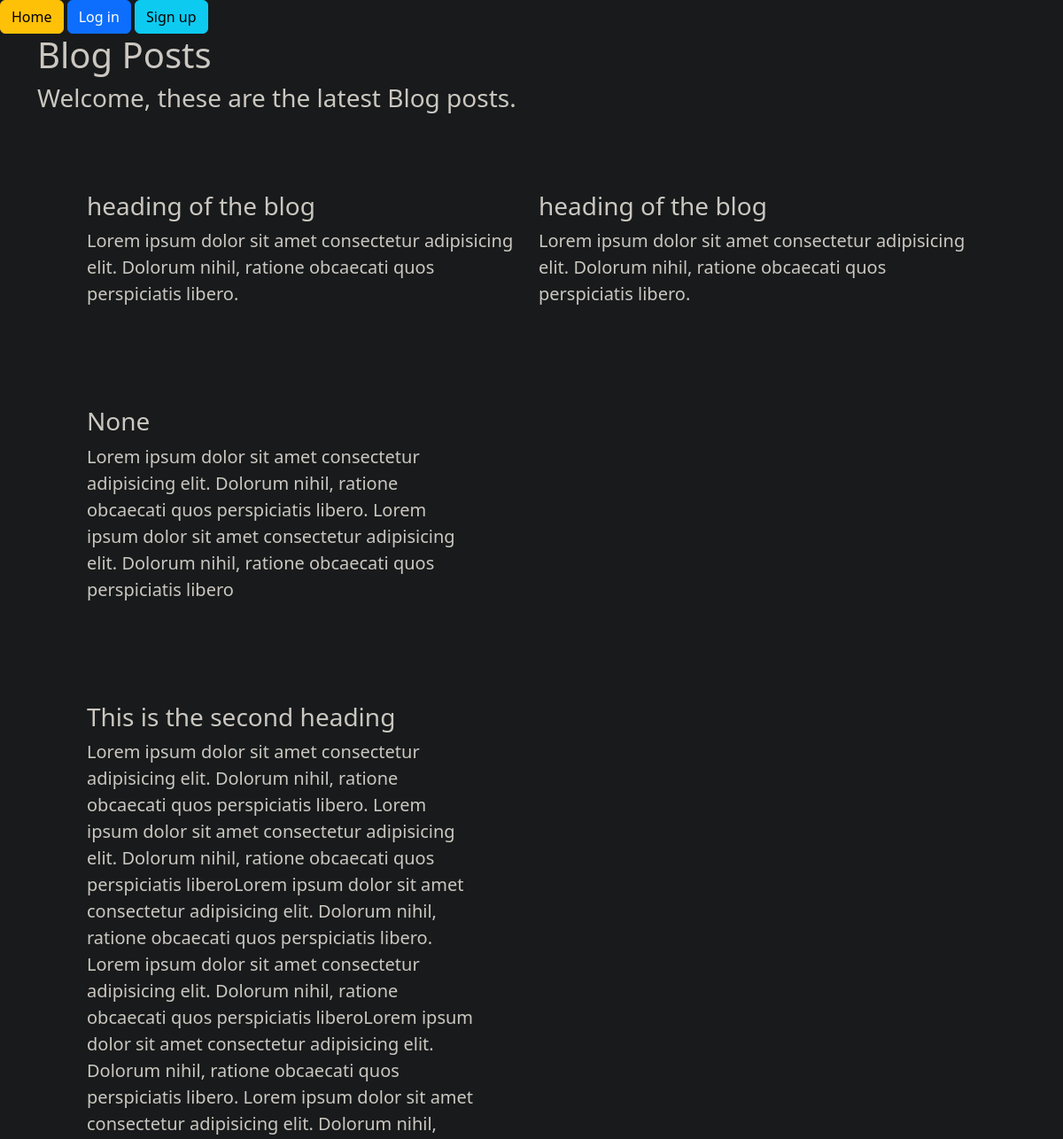
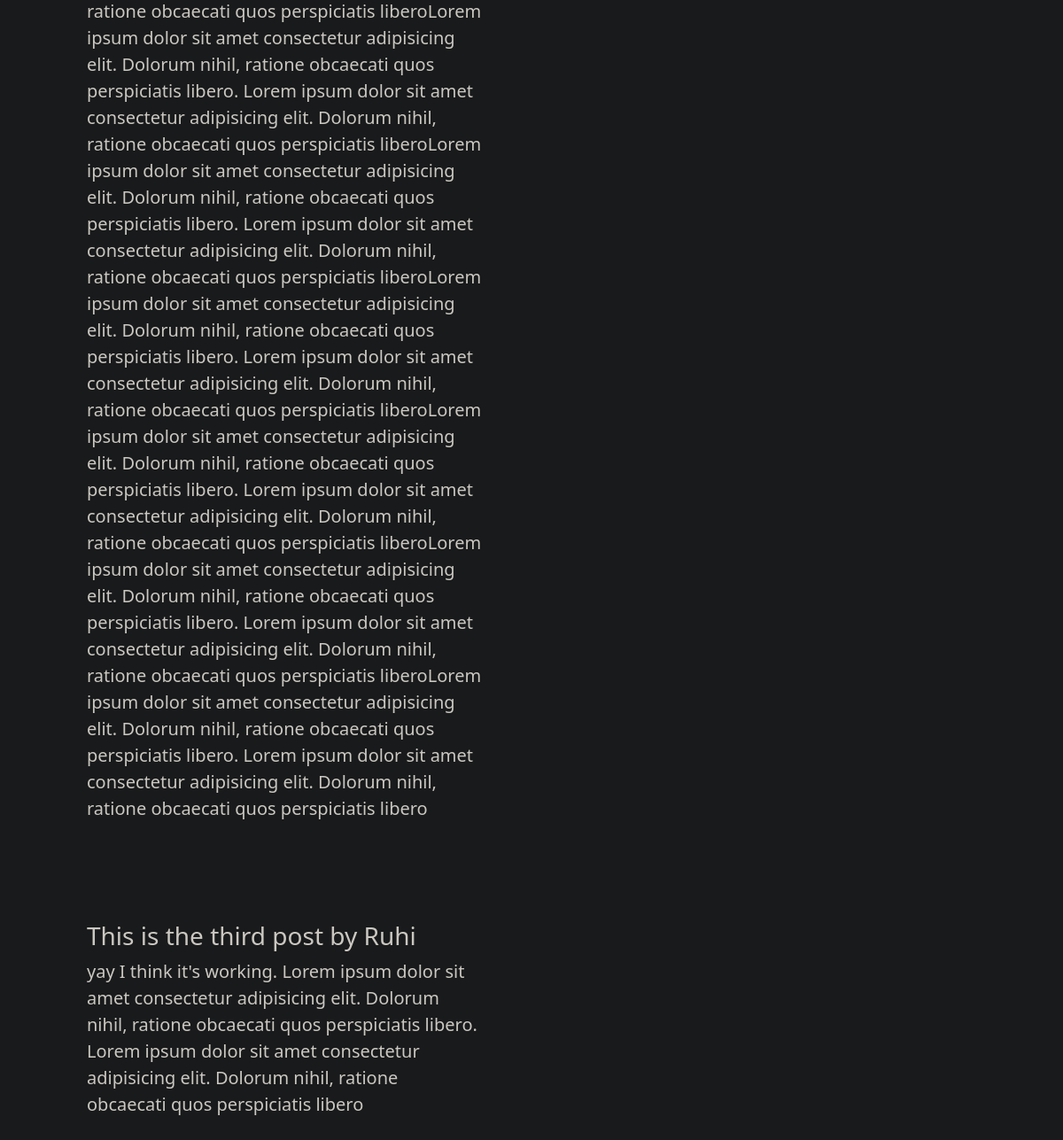
The page / on the database its author committed (2 pictures, top to bottom).
### assets/models.py (models this page shows)
class Posts(db.Model):
    id = db.Column(db.Integer(), primary_key = True)
    post_heading = db.Column(db.String)
    post = db.Column(db.String(5000), nullable = False, unique = True)
    likes_count = db.Column(db.Integer(), nullable=True)
    dislikes_count = db.Column(db.Integer(), nullable=True)
    userid = db.Column(db.Integer(), db.ForeignKey('user.id'))

### assets/routes.py (the view)
@app.route('/')
def home():
    posts = Posts.query.all()
    return render_template('home.html', posts = posts)         # here need to send signedIn = true or false as a string value.

### assets/templates/home.html (shortened to what this page needs)
{% extends "base.html" %}
{% block body %}
    <div class="container">
        <h1>Blog Posts</h1>
        <h3>Welcome, these are the latest Blog posts.</h3><br>
        <div class="d-flex justify-content-center p-5">
            <div class="p-2">
                <h3>heading of the blog</h3>
                <span class="lead">Lorem ipsum dolor sit amet consectetur adipisicing elit. Dolorum nihil, ratione obcaecati quos perspiciatis libero.</span>
            </div>
            <div class="p-2">
                <h3>heading of the blog</h3>
                <span class="lead">Lorem ipsum dolor sit amet consectetur adipisicing elit. Dolorum nihil, ratione obcaecati quos perspiciatis libero.</span>
            </div>
        </div>
        {% if posts %}
        {% for post in posts %}
        <div class="d-flex justify-content-center p-5 w-50">
            <div class="p-2">
                <h3>{{ post.post_heading }}</h3>
                <span class="lead">{{ post.post }}</span>
            </div>
        </div>
        {% endfor %}
        {% endif %}
    </div>
{% endblock %}

### assets/templates/base.html (shortened to what this page needs)
<!DOCTYPE html>
<html lang="en">
  <head>
    <link
      href="https://cdn.jsdelivr.net/npm/bootstrap@5.2.0/dist/css/bootstrap.min.css"
      rel="stylesheet"
    />
    <link rel="stylesheet" href="{{ url_for('static', filename = 'css/base.css') }}">
    <link rel="stylesheet" href="{% block css %}{% endblock %}" />
  </head>
  <body>
    <a href="{{ url_for('home') }}"><button class="btn btn-warning">Home</button></a>
    {% if signedIn == 'true' %}
      <a href="{{ url_for('home') }}"><button class="btn btn-danger">Log out</button></a>
    {% else %}
      <a href="{{ url_for('login') }}"><button class="btn btn-primary">Log in</button></a>
      <a href="{{ url_for('signup') }}"><button class="btn btn-info">Sign up</button></a>
    {% endif %}
    {% block body %} {% endblock %}
  </body>
</html>

### assets/static/css/base.css (style rules this page uses)
body { background-color: #181a1b; color: #cbc7c1; }

### rows shown on the page
Posts: post_heading "None", post "Lorem ipsum dolor sit amet consectetur adipisicing elit. Dolorum nihil, ratione obcaecati quos perspiciatis libero. Lorem ipsum dolor sit amet consectetur adipisicing elit. Dolorum nihil, ratione obcaecati quos perspiciatis libero"
Posts: post_heading "This is the second heading", post "Lorem ipsum dolor sit amet consectetur adipisicing elit. Dolorum nihil, ratione obcaecati quos perspiciatis libero. Lorem ipsum dolor sit amet consectetur adipisicing elit. Dolorum nihil, ratione obcaecati quos perspiciatis liberoLorem ipsum dolor sit amet consectetur adipisicing elit. Dolorum nihil, ratione obcaecati quos perspiciatis libero. Lorem ipsum dolor sit amet consectetur adipisicing elit. Dolorum nihil, ratione obcaecati quos perspiciatis liberoLorem ipsum dolor sit amet consectetur adipisicing elit. Dolorum nihil, ratione obcaecati quos perspiciatis libero. Lorem ipsum dolor sit amet consectetur adipisicing elit. Dolorum nihil, ratione obcaecati quos perspiciatis liberoLorem…"
Posts: post_heading "This is the third post by Ruhi", post "yay I think it's working. Lorem ipsum dolor sit amet consectetur adipisicing elit. Dolorum nihil, ratione obcaecati quos perspiciatis libero. Lorem ipsum dolor sit amet consectetur adipisicing elit. Dolorum nihil, ratione obcaecati quos perspiciatis libero"
